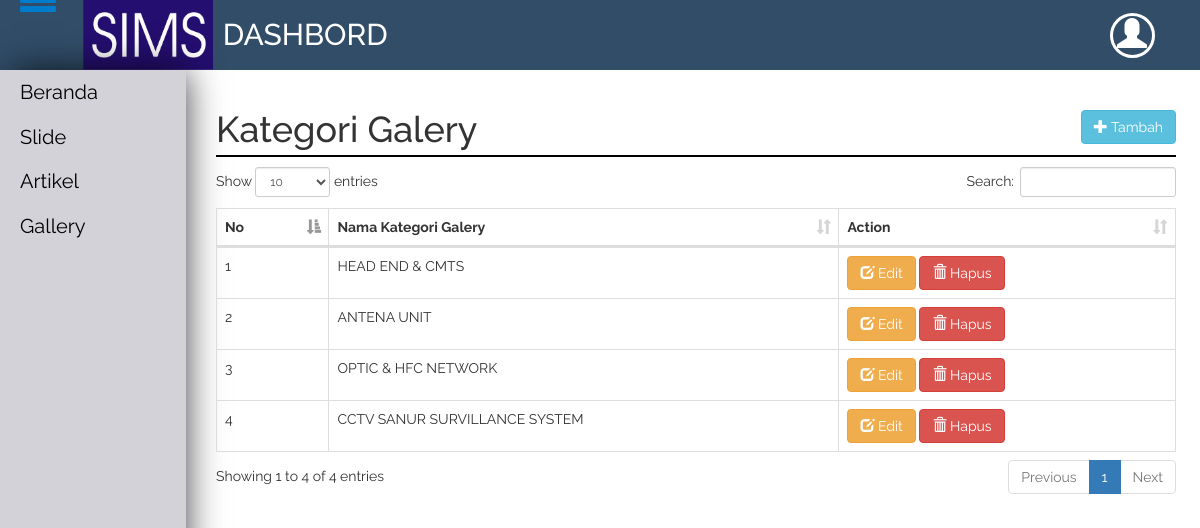
Page /admin/page/kategori_galery on the committed database.
### tables this page shows
CREATE TABLE `kategori_galery` (
  `id_kategori_galery` int(11) NOT NULL,
  `nama_kategori_galery` varchar(200) NOT NULL
);

### application/controllers/Admin.php (called while the page is built, shortened)
<?php
	class admin extends CI_Controller{
		function __construct(){
			$this->load->model('model_cleo');
		}
		function page(){
			$page = $this->uri->segment(3);
			$data['page']=$page;
			if($page == 'slide'){
				$data['tmp_slide']=$this->model_cleo->tmp_slide()->result();
				$this->load->view('index',$data);
			}else if($page == 'artikel'){
				$tmp_artikel = $this->db->query("SELECT * FROM artikel,kategori_artikel WHERE artikel.id_kategori_artikel = kategori_artikel.id_kategori_artikel");
				$data['tmp_artikel'] = $tmp_artikel->result();
				$this->load->view('index',$data);
			}else if($page == 'kategori_galery'){
				$data['tmp_kategori_galery']=$this->model_cleo->tmp_kategori_galery()->result();
				$this->load->view('index',$data);
			}else if($page == 'f_kategori_galery'){
				$f_kategori_galery = $this->uri->segment(4);
				if(empty($f_kategori_galery)){
					$data['status']='simpan';
					$data['value'] = 'Simpan';
					$data['judul'] = 'Input Data Kategori Galery';
					$data['open'] = 'admin/simpan_kategori_galery';
				}else{
					$data['status']='edit';
					$data['value']='Edit';
					$data['judul'] = 'Edit Data Kategori Galery';
					$data['open'] = 'admin/edit_kategori_galery';
					$data['hsl']=$this->model_cleo->qw("kategori_galery","WHERE id_kategori_galery = '$f_kategori_galery'");
				}
				$this->load->view('index',$data);
			}else if($page == 'galery'){
				$tmp_galery = $this->db->query("SELECT * FROM galery,kategori_galery WHERE galery.id_kategori_galery = kategori_galery.id_kategori_galery");
				$data['tmp_galery'] = $tmp_galery->result();
				$this->load->view('index',$data);
			}else if($page == 'f_galery'){
				$f_galery = $this->uri->segment(4);
				if(empty($f_galery)){
					$data['status']='simpan';
					$data['value'] = 'Simpan';
					$data['judul']='Input Data Galery';
					$data['open'] = 'admin/simpan_galery';
					$data['kode'] = $this->model_cleo->id_galery();
				}else{
					$data['status'] = 'edit';
					$data['value'] = 'Edit';
					$data['judul'] = 'Edit Data Galery';
					$data['open'] = 'admin/edit_galery';
					$data['hsl'] = $this->model_cleo->qw("galery","WHERE id_galery = '$f_galery'");
				}
				$this->load->view('index',$data);
			}else if($page == 'identitas'){
				$item_identitas = $this->model_cleo->tmp_identitas()->row_array();
				$hsl_identitas = $item_identitas['id_identitas'];
				$data['item'] = $item_identitas;
				$data['kode'] = $hsl_identitas;
				$data['tmp_identitas'] = $this->model_cleo->tmp_identitas()->result();
				$this->load->view('index',$data);
			}else if($page == 'f_identitas'){
				$f_identitas = $this->uri->segment(4);
				if(empty($f_identitas)){
					$data['status'] = 'simpan';
					$data['value'] = 'Simpan';
					$data['judul'] = 'Input Data Identitas';
					$data['open'] = 'admin/simpan_identitas';
					$data['kode'] = $this->model_cleo->id_identitas();
				}else{
					$data['status'] = 'edit';
					$data['value'] = 'Edit';
					$data['judul'] = 'Edit Data Identitas';
					$data['open'] = 'admin/edit_identitas';
					$data['hsl'] = $this->model_cleo->qw("identitas","WHERE id_identitas = '$f_identitas'");
				}
				$this->load->view('index',$data);
			}else if($page == 'kategori_artikel'){
				$data['tmp_kategori_artikel'] = $this->model_cleo->tmp_kategori_artikel()->result();
				$this->load->view('index',$data);
			}else if($page == 'f_kategori_artikel'){
				$f_kategori_artikel = $this->uri->segment(4);
				if(empty($f_kategori_artikel)){
					$data['status'] = 'simpan';
					$data['value'] = 'Simpan';
					$data['judul'] = 'Input Data Kategori Artikel';
					$data['open'] = 'admin/simpan_kategori_artikel';
					$data['kode'] = $this->model_cleo->id_kategori_artikel();
				}else{
					$data['status'] = 'edit';
					$data['value'] = 'Edit';
					$data['judul'] = 'Edit Data Kategori Artikel';
					$data['open'] = 'admin/edit_kategori_artikel';
					$data['hsl'] = $this->model_cleo->qw("kategori_artikel","WHERE id_kategori_artikel = '$f_kategori_artikel'");
				}
				$this->load->view('index',$data);
			}else{
				$this->load->view('index',$data);
			}
		}
	}
 ?>

### index.php (called while the page is built, shortened)
<?php
require_once BASEPATH.'core/CodeIgniter.php';

### application/models/Model_cleo.php (called while the page is built, shortened)
<?php
	class model_cleo extends CI_Model{
		function tmp_kategori_galery(){
			return $this->db->get('kategori_galery');
		}
	}
 ?>

### application/views/content/kategori_galery.php (the view, shortened to what this page needs)
<h1>kategori galery <button class="btn btn-info" id="btn-kanan" onclick="document.location='<?php echo site_url('admin/page/f_kategori_galery'); ?>'"><span class="glyphicon glyphicon-plus"></span> Tambah</button></h1>
<div class="table-responsive">
	<table class="table table-bordered" id="table">
		<thead>
		<tr>
			<th>No</th>
			<th>Nama Kategori Galery</th>
			<th>Action</th>
		</tr>
	</thead>
	 <tbody>
	 <?php
	$no = 0;
	foreach ($tmp_kategori_galery as $data) {$no++;
	 ?>
	 	<tr>
	 		<td><?php echo $no;?></td>
	 		<td><?php echo $data->nama_kategori_galery; ?></td>
	 		<td>
	 			<a href="<?php echo site_url('admin/page/f_kategori_galery') ?>/<?php echo $data->id_kategori_galery ?>" class="btn btn-warning"><span class="glyphicon glyphicon-edit"></span> Edit</a>
				<a href="<?php echo site_url('admin/hapus_kategori_galery') ?>/<?php echo $data->id_kategori_galery ?>" class="btn btn-danger"><span class="glyphicon glyphicon-trash"></span> Hapus</a>
	 		</td>
	 	</tr>
	 	<?php } ?>
	 </tbody>
	</table>
</div>

### rows in the picture
kategori_galery: nama_kategori_galery "HEAD END & CMTS"
kategori_galery: nama_kategori_galery "ANTENA UNIT"
kategori_galery: nama_kategori_galery "OPTIC & HFC NETWORK"
kategori_galery: nama_kategori_galery "CCTV SANUR SURVILLANCE SYSTEM"
